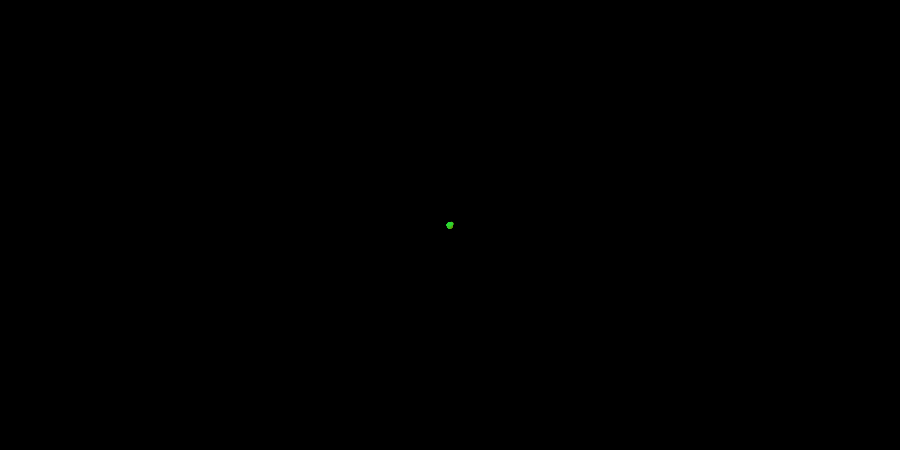
Frame 1 (no input)
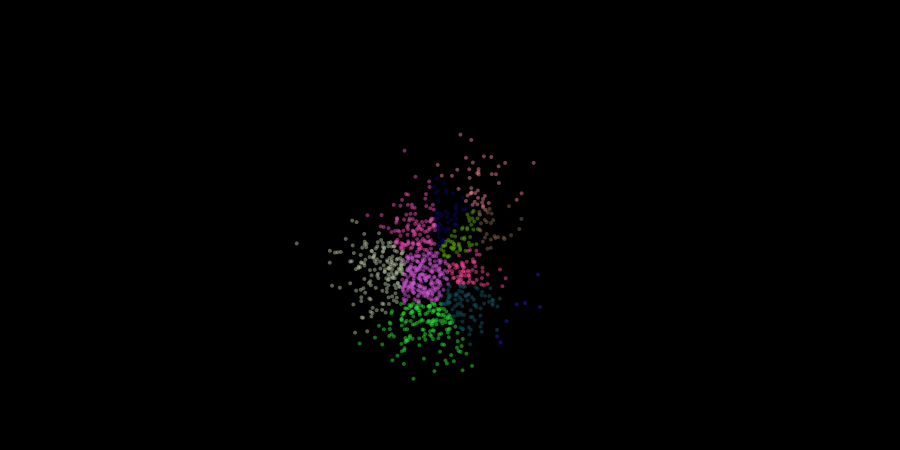
Frame 60 (the mouse pressed at the canvas centre just before this capture)
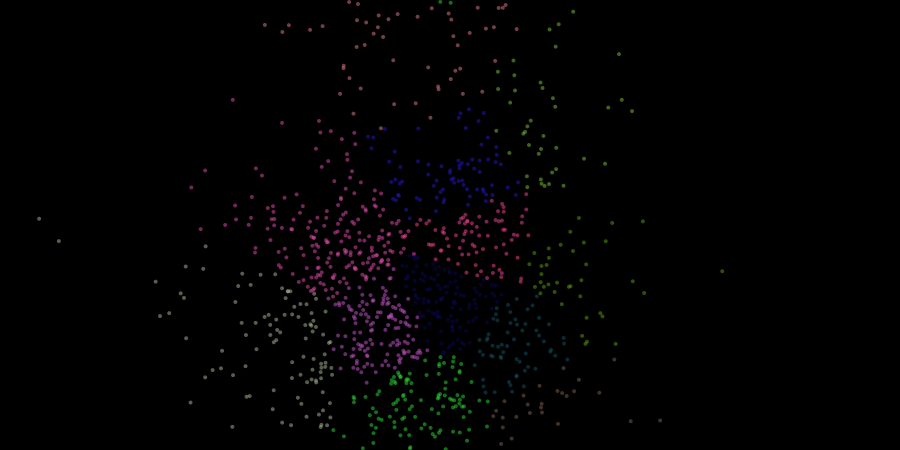
Frame 120 (the mouse held since frame 60 and released just before this capture)

The Processing sketch that drew these frames (run headless with seeded random() and noise(); from frame 60 on, the mouse is pressed at the canvas centre):

// Processing sketch: processing_51608
// ── processing_51608.pde

int numberOfParticles = 1024;
int numberOfCentroids = 12;


int counter = 0;

ArrayList particles, centroids;

void setup() {

  size(900, 450);
  background(255);
  smooth();

  particles = new ArrayList();
  centroids = new ArrayList();

  for (int i = 0; i < numberOfParticles; i++) {
    particles.add(new c_Particle());
  }

  for (int i = 0; i < numberOfCentroids; i++) {
    centroids.add(new c_Centroid(i, random(255), random(255), random(255)));
  }

  TickSim();
}

void draw() {

  background(0);

  counter++;
  
  TickSim();

  if (counter > 300) { 
    
    counter = 0;
    
    particles.clear(); centroids.clear();
    
      for (int i = 0; i < numberOfParticles; i++) {
    particles.add(new c_Particle());
  }

  for (int i = 0; i < numberOfCentroids; i++) {
    centroids.add(new c_Centroid(i, random(255), random(255), random(255)));
  }
  }

  for (int i = 0; i < particles.size(); i++) {

    c_Particle curParticle = (c_Particle) particles.get(i);

    curParticle.drawParticle();
  }  

  for (int i = 0; i < centroids.size(); i++) {

    c_Centroid curCentroid = (c_Centroid) centroids.get(i);

    //curCentroid.drawCentroid();
  }
}



void TickSim() {

  for (int i = 0; i < particles.size(); i++) {

    c_Particle curParticle = (c_Particle) particles.get(i);
    

    curParticle.FindClosestCentroid(centroids);
    curParticle.tick();
  }  

  for (int i = 0; i < centroids.size(); i++) {

    c_Centroid curCentroid = (c_Centroid) centroids.get(i);

    curCentroid.Tick(particles);
  }
}


class c_Particle {

  PVector position;
  PVector velocity;
  int centroidIndex;
  float colorR, colorG, colorB;

  c_Particle() {

    position = new PVector(450+random(-1,1), 225+random(-1,1));
    velocity = new PVector(0.0, 0.0);
  }

  void FindClosestCentroid(ArrayList _centroids) {

    int closestCentroidIndex = 0;
    float closestDistance = 100000;

    // find which centroid is the closest
    for (int i = 0; i < _centroids.size(); i++) {      
      c_Centroid curCentroid = (c_Centroid) _centroids.get(i);

      float distanceCheck = position.dist(curCentroid.position); 

      if (distanceCheck < closestDistance)
      {
        closestCentroidIndex = i;
        closestDistance = distanceCheck;
      }
    }

    // now that we have the closest centroid chosen, assign the index,
    centroidIndex = closestCentroidIndex;

    // and grab the color for the visualization    
    c_Centroid curCentroid = (c_Centroid) _centroids.get(centroidIndex);
    colorR = curCentroid.colorR;
    colorG = curCentroid.colorG;
    colorB = curCentroid.colorB;
  }

  void tick(){
    
     velocity.x += noise(position.y, velocity.y, frameCount);
     velocity.y += noise(position.x, velocity.x, frameCount);
     velocity.x -= noise(position.x, position.y, frameCount);
     velocity.y -= noise(position.y, position.x, frameCount);
     
     velocity.x *= 0.99;
     velocity.y *= 0.99;
     
     position.add(velocity);
     
     if(position.x > 900) { position.x = position.x - 900; }
     if(position.y > 450) { position.y = position.y - 450; }
     if(position.x < 0) { position.x = 900 + position.x; }
     if(position.y < 0) { position.y = 450 + position.y; }
          
    
  }

  void drawParticle() {

    pushMatrix();
      translate(position.x, position.y);
      noStroke();    
      fill(colorR, colorG, colorB, 128);
      ellipse(0, 0, 4, 4);
    popMatrix();
  }
}


class c_Centroid {

  PVector position;
  float colorR, colorG, colorB;
  int internalIndex;

  c_Centroid(int _internalIndex, float _r, float _g, float _b) {

    position = new PVector(random(400,500), random(150,300));
    colorR = _r;
    colorG = _g;
    colorB = _b;
    internalIndex = _internalIndex;
  }

  void Tick(ArrayList _particles) {

    //println("-----------------------");
    //println("K-Means Centroid Tick");

    // move the centroid to its new position

    PVector newPosition = new PVector(450.0, 225.0);

    float numberOfAssociatedParticles = 0;

    for (int i = 0; i < _particles.size(); i++) {

      c_Particle curParticle = (c_Particle) _particles.get(i);

      if (curParticle.centroidIndex == internalIndex) {
        newPosition.add(curParticle.position); 
        numberOfAssociatedParticles++;
      }
    }

    if(numberOfAssociatedParticles > 2){
      newPosition.div(numberOfAssociatedParticles);
      position = newPosition;
    }
    else { position.set(450.0, 225.0, 0.0); }
  }

  void drawCentroid() {

    pushMatrix();

    translate(position.x, position.y);
    noStroke();
    fill(colorR, colorG, colorB, 128);
    ellipse(0, 0, 20, 20);

    popMatrix();
  }
}
                                                                
